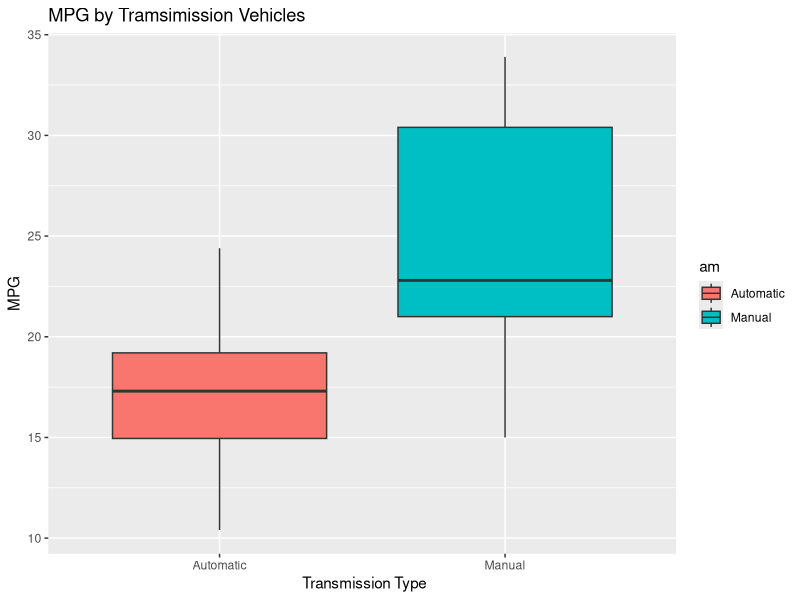
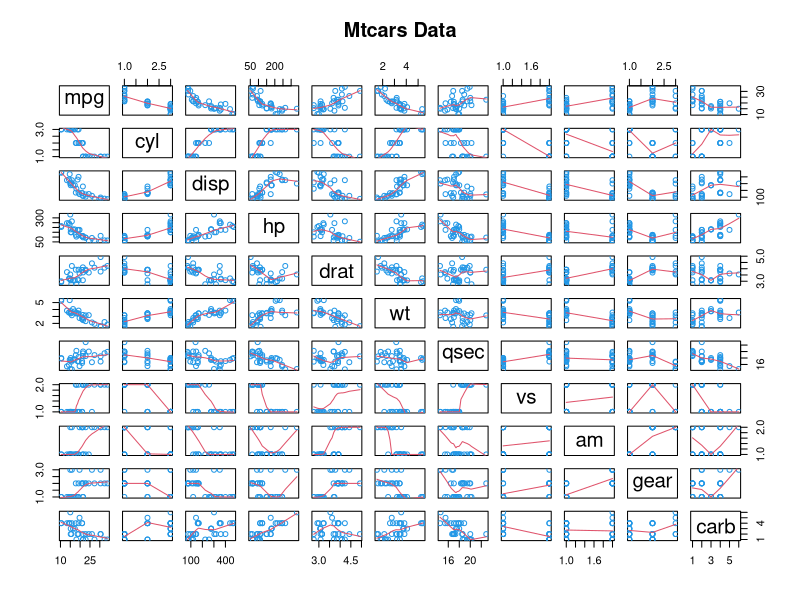
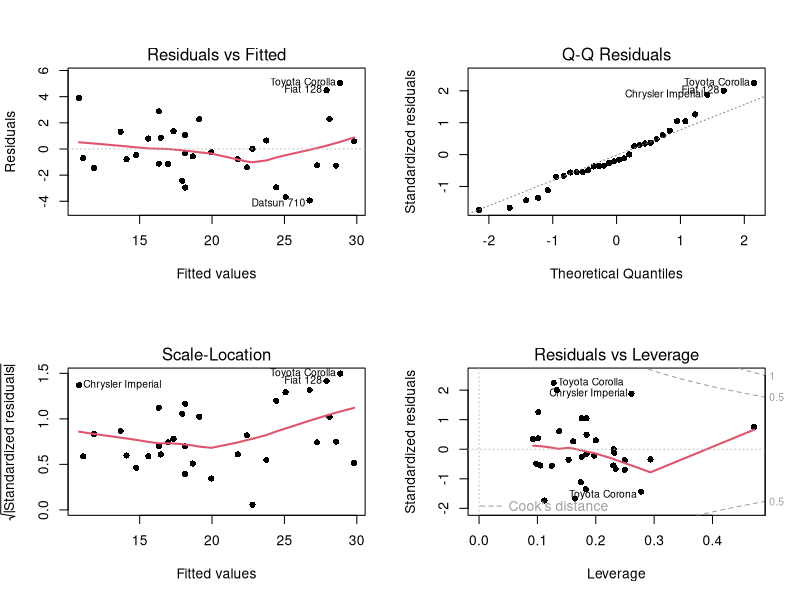

Source code (R) for these figures, in order:
## ---- chunk 1
knitr::opts_chunk$set(echo = TRUE)
## ---- chunk 2
library(ggplot2)
library(dplyr)
library(datasets)

?mtcars
data(mtcars)
str(mtcars)
summary(lm(mpg~. -1, mtcars))$coef

###Converting variables to Factor
mtcars$am<-factor(mtcars$am, labels=c("Automatic", "Manual"))
mtcars$cyl<-factor(mtcars$cyl)
mtcars$vs<- factor(mtcars$vs)
mtcars$gear<-factor(mtcars$gear)
mtcars$carb<-factor(mtcars$carb)
## ---- chunk 3
g<- ggplot(data=mtcars, aes(y=mpg, x=am, fill= am))
g<-g +geom_boxplot()+ xlab(" Transmission Type")+ ylab(" MPG ")+ labs(title="MPG by Tramsimission Vehicles")
g
## ---- chunk 4
t_test<- t.test(mpg ~ am, mtcars)
t_test
## ---- chunk 5
fit<- lm(mpg~. , mtcars)
summary(fit)$coeff
pairs(mpg~. ,panel= panel.smooth, main="Mtcars Data", col=4, mtcars)
## ---- chunk 6
bestmodel<- step(fit, direction="both")
summary(bestmodel)$coeff
confint(bestmodel,"amManual", level=0.95)
## ---- chunk 7
par(mfrow=c(2,2))
plot(bestmodel, pch=16, lty=1, lwd=2)
